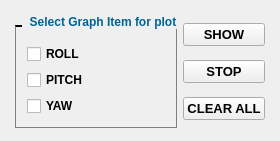
         <widget class="QWidget" name="page_3">
          <layout class="QVBoxLayout" name="verticalLayout_22">
           <property name="spacing">
            <number>0</number>
           </property>
           <item alignment="Qt::AlignLeft|Qt::AlignTop">
            <widget class="QWidget" name="graphSetWidget" native="true">
             <layout class="QHBoxLayout" name="horizontalLayout_42">
              <property name="spacing">
               <number>6</number>
              </property>
              <property name="leftMargin">
               <number>4</number>
              </property>
              <property name="topMargin">
               <number>4</number>
              </property>
              <property name="rightMargin">
               <number>4</number>
              </property>
              <property name="bottomMargin">
               <number>2</number>
              </property>
              <item>
               <widget class="QGroupBox" name="groupBox_11">
                <property name="font">
                 <font>
                  <weight>75</weight>
                  <italic>false</italic>
                  <bold>true</bold>
                 </font>
                </property>
                <property name="styleSheet">
                 <string notr="true">
#groupBox_11	 {
		border : 1px solid grey;
		margin-top: 10px;
border-top : 2px solid black;
	}
#groupBox_11::title {
		subcontrol-origin:  margin;
left: 7px;
		padding: 0 6px 0 6px;
color: rgb(0, 100, 147);
		

	}</string>
                </property>
                <property name="title">
                 <string>Select Graph Item for plot 1</string>
                </property>
                <layout class="QGridLayout" name="gridLayout_2">
                 <item row="1" column="0">
                  <widget class="QCheckBox" name="pitchCheckBox">
                   <property name="font">
                    <font>
                     <weight>75</weight>
                     <bold>true</bold>
                    </font>
                   </property>
                   <property name="text">
                    <string>PITCH</string>
                   </property>
                  </widget>
                 </item>
                 <item row="0" column="0">
                  <widget class="QCheckBox" name="rollCheckBox">
                   <property name="font">
                    <font>
                     <weight>75</weight>
                     <bold>true</bold>
                    </font>
                   </property>
                   <property name="text">
                    <string>ROLL</string>
                   </property>
                  </widget>
                 </item>
                 <item row="2" column="0">
                  <widget class="QCheckBox" name="yawCheckBox">
                   <property name="font">
                    <font>
                     <weight>75</weight>
                     <bold>true</bold>
                    </font>
                   </property>
                   <property name="text">
                    <string>YAW</string>
                   </property>
                  </widget>
                 </item>
                </layout>
               </widget>
              </item>
              <item>
               <layout class="QVBoxLayout" name="verticalLayout_64">
                <item>
                 <widget class="QPushButton" name="startPlotBtn">
                  <property name="font">
                   <font>
                    <pointsize>10</pointsize>
                    <weight>75</weight>
                    <bold>true</bold>
                   </font>
                  </property>
                  <property name="text">
                   <string>SHOW</string>
                  </property>
                 </widget>
                </item>
                <item>
                 <widget class="QPushButton" name="stopPlotBtn">
                  <property name="font">
                   <font>
                    <pointsize>10</pointsize>
                    <weight>75</weight>
                    <bold>true</bold>
                   </font>
                  </property>
                  <property name="text">
                   <string>STOP</string>
                  </property>
                 </widget>
                </item>
                <item>
                 <widget class="QPushButton" name="clearPlotBtn">
                  <property name="font">
                   <font>
                    <pointsize>10</pointsize>
                    <weight>75</weight>
                    <bold>true</bold>
                   </font>
                  </property>
                  <property name="text">
                   <string>CLEAR ALL</string>
                  </property>
                 </widget>
                </item>
               </layout>
              </item>
             </layout>
            </widget>
           </item>
           <item>
            <widget class="QFrame" name="upperGraph">
             <property name="sizePolicy">
              <sizepolicy hsizetype="Preferred" vsizetype="Expanding">
               <horstretch>0</horstretch>
               <verstretch>0</verstretch>
              </sizepolicy>
             </property>
             <property name="styleSheet">
              <string notr="true"/>
             </property>
             <property name="frameShape">
              <enum>QFrame::StyledPanel</enum>
             </property>
             <property name="frameShadow">
              <enum>QFrame::Raised</enum>
             </property>
            </widget>
           </item>
           <item>
            <widget class="QFrame" name="lowerFrame">
             <property name="sizePolicy">
              <sizepolicy hsizetype="Preferred" vsizetype="Expanding">
               <horstretch>0</horstretch>
               <verstretch>0</verstretch>
              </sizepolicy>
             </property>
             <property name="styleSheet">
              <string notr="true"/>
             </property>
             <property name="frameShape">
              <enum>QFrame::StyledPanel</enum>
             </property>
             <property name="frameShadow">
              <enum>QFrame::Raised</enum>
             </property>
            </widget>
           </item>
          </layout>
         </widget>
